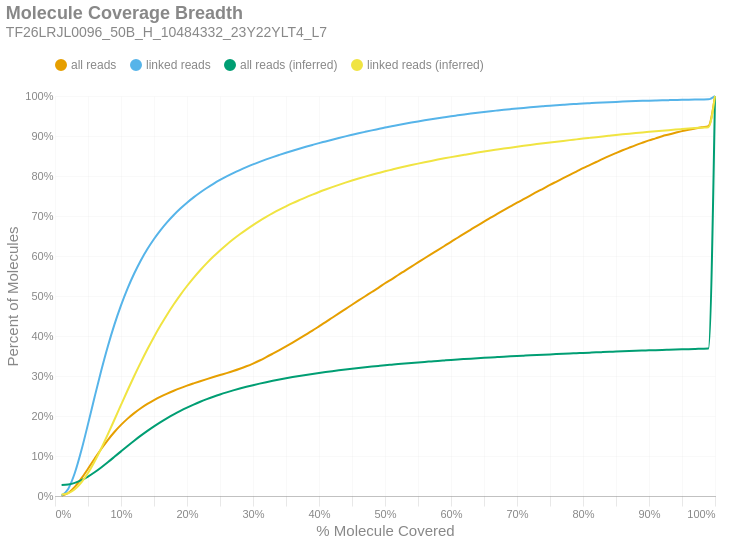

The code cell stored with this chart in its notebook:
### Markdown cell above
### Molecule Read Coverage
This chart shows molecule coverage breadth as computed by the number of bases aligned to that molecule. In other words, "*how much of each unique long molecule is actually sequenced/aligned?*" Keep in mind there is a distinction between sequences and alignments, since some sequences belonging to a particular molecule may not align well and wouldn't appear in the alignment data. This chart also shows molecule coverage breadth as computed by the *inferred fragment* from which the aligned sequences originate. Unlike read coverage, this calculation takes into account the total insert size, including unsequenced gaps between the forward and reverse reads. Like the previous figures, these are cumulative percents.

### Code cell
if SKIPLR:
    print_html(f"Skipped")
else:
    binned_df = consolidated_hist(valids['coverage_bp'], mask, 0.01, True)
    binned_df_inf = consolidated_hist(valids['coverage_inserts'], mask, 0.01, True)
    binned_df = binned_df.with_columns(pl.lit(binned_df_inf['all reads (cumsum)']).alias('all reads (inferred)'))
    binned_df = binned_df.with_columns(pl.lit(binned_df_inf['linked reads (cumsum)']).alias('linked reads (inferred)'))
    binned_df = binned_df.with_columns(
        (pl.col('bin').cast(pl.Float64) + 0.01).alias('right_edge')
    )

    with SafeRender(binned_df):
        (
            density_plot(binned_df, 'Molecule Coverage Breadth', samplename, 'molcov', ['all reads (inferred)','linked reads (inferred)'])
            .encode(
                #x=alt.X('bin:Q', title="% Molecule Covered").axis(format = '%').scale(padding=0),
                x=alt.X('right_edge:Q', title="% Molecule Covered").axis(format='%').scale(padding=0),
                y=alt.Y('value:Q', title='Percent of Molecules')
                    .axis(format='%')
                    .stack(False)
                    .scale(domainMin=0, padding=0),
                color=alt.Color("key:N").scale(domain = ["all reads", "linked reads", "all reads (inferred)", "linked reads (inferred)"]),
                tooltip = [
                    alt.Tooltip("key:N", title = "Data Type"),
                    alt.Tooltip("range_label:N", title="% Molecule Covered"),
                    alt.Tooltip("value:Q", format = ".2%", title="% Molecules")
                ]
            )
        ).display()

### Figure 1 — Vega-Lite specification as saved in the notebook (floating-point values rounded to 4 significant figures)
{"width": "container", "height": 400, "config": {"title": {"anchor": "start", "dy": -15, "fontSize": 18, "color": "#888888", "subtitleColor": "#888888", "subtitleFontSize": 14}, "arc": {"fill": "#0072B2"}, "axis": {"domainColor": "#888888", "domainWidth": 0.5, "gridWidth": 0.2, "grid": false, "titleFontWeight": 400, "titleFontSize": 15, "labelFontSize": 11, "labelColor": "#888888", "tickColor": "#888888", "tickWidth": 0.2, "titleColor": "#888888"}, "axisBand": {"grid": false}, "axisX": {"grid": true, "tickSize": 10, "domainCap": "round"}, "axisY": {"domain": false, "grid": true, "tickSize": 0, "domainCap": "round"}, "background": "transparent", "header": {"labelFontSize": 15, "labelColor": "#888888", "titleFontSize": 15, "titleFontWeight": 600, "titleColor": "#888888"}, "legend": {"labelFont": "sans-serif", "labelFontSize": 12, "labelColor": "#888888", "symbolSize": 100, "symbolType": "circle", "titleFontSize": 12, "titlePadding": 10, "titleColor": "#888888", "title": null, "orient": "top"}, "range": {"category": ["#E69F00", "#56B4E9", "#009E73", "#F0E442", "#0072B2", "#D55E00", "#CC79A7", "#000000"], "diverging": ["#cfe8f3", "#a2d4ec", "#73bfe2", "#46abdb", "#1696d2", "#12719e"]}, "area": {"fill": "#0072B2", "fillOpacity": 0.7, "line": true, "strokeOpacity": 0.7}, "line": {"color": "#0072B2", "stroke": "#0072B2", "strokeWidth": 2}, "trail": {"color": "#0072B2", "stroke": "#0072B2", "strokeWidth": 0, "size": 1}, "point": {"filled": true, "fillOpacity": 1.0, "size": 95}, "text": {"color": "#888888", "fontSize": 11, "align": "right", "fontWeight": 400, "size": 11}, "bar": {"fill": "#0072B2", "stroke": null}, "view": {"stroke": null, "continuousWidth": 660, "continuousHeight": 400}}, "data": {"name": "data-4d53e617862865f250689447157be372"}, "mark": {"type": "line", "interpolate": "monotone", "point": {"opacity": 0, "size": 275}}, "encoding": {"color": {"field": "key", "scale": {"domain": ["all reads", "linked reads", "all reads (inferred)", "linked reads (inferred)"]}, "type": "nominal"}, "tooltip": [{"field": "key", "title": "Data Type", "type": "nominal"}, {"field": "range_label", "title": "% Molecule Covered", "type": "nominal"}, {"field": "value", "format": ".2%", "title": "% Molecules", "type": "quantitative"}], "x": {"axis": {"format": "%"}, "field": "right_edge", "scale": {"padding": 0}, "title": "% Molecule Covered", "type": "quantitative"}, "y": {"axis": {"format": "%"}, "field": "value", "scale": {"domainMin": 0, "padding": 0}, "stack": false, "title": "Percent of Molecules", "type": "quantitative"}}, "params": [{"name": "param_c36ac31b6afebe62", "select": {"type": "point", "fields": ["key"]}, "bind": "legend"}], "title": {"text": "Molecule Coverage Breadth", "subtitle": "TF26LRJL0096_50B_H_10484332_23Y22YLT4_L7"}, "transform": [{"fold": ["all reads (cumsum)", "linked reads (cumsum)", "all reads (inferred)", "linked reads (inferred)"]}, {"calculate": "replace(datum.key, ' (cumsum)', '')", "as": "key"}, {"filter": {"param": "param_c36ac31b6afebe62"}}], "usermeta": {"embedOptions": {"downloadFileName": "TF26LRJL0096_50B_H_10484332_23Y22YLT4_L7.molcov"}}, "$schema": "https://vega.github.io/schema/vega-lite/v6.4.1.json", "datasets": {"data-4d53e617862865f250689447157be372": [{"bin": "0.0", "interval": "0.0-0.01", "all reads": 0.0005586, "linked reads": 0.0009476, "all reads (cumsum)": 0.0005586, "linked reads (cumsum)": 0.0009476, "range_label": "0.0-0.01", "all reads (inferred)": 0.0274, "linked reads (inferred)": 0.003629, "right_edge": 0.01}, {"bin": "0.01", "interval": "0.01-0.02", "all reads": 0.006888, "linked reads": 0.0168, "all reads (cumsum)": 0.007447, "linked reads (cumsum)": 0.01775, "range_label": "0.01-0.02", "all reads (inferred)": 0.02891, "linked reads (inferred)": 0.006784, "right_edge": 0.02}, {"bin": "0.02", "interval": "0.02-0.03", "all reads": 0.01523, "linked reads": 0.03966, "all reads (cumsum)": 0.02268, "linked reads (cumsum)": 0.05741, "range_label": "0.02-0.03", "all reads (inferred)": 0.03288, "linked reads (inferred)": 0.01663, "right_edge": 0.03}, {"bin": "0.03", "interval": "0.03-0.04", "all reads": 0.02119, "linked reads": 0.05671, "all reads (cumsum)": 0.04386, "linked reads (cumsum)": 0.1141, "range_label": "0.03-0.04", "all reads (inferred)": 0.03952, "linked reads (inferred)": 0.03388, "right_edge": 0.04}, {"bin": "0.04", "interval": "0.04-0.05", "all reads": 0.02431, "linked reads": 0.06555, "all reads (cumsum)": 0.06817, "linked reads (cumsum)": 0.1797, "range_label": "0.04-0.05", "all reads (inferred)": 0.04848, "linked reads (inferred)": 0.05746, "right_edge": 0.05}, {"bin": "0.05", "interval": "0.05-0.06", "all reads": 0.02507, "linked reads": 0.06788, "all reads (cumsum)": 0.09324, "linked reads (cumsum)": 0.2475, "range_label": "0.05-0.06", "all reads (inferred)": 0.0593, "linked reads (inferred)": 0.08637, "right_edge": 0.06}, {"bin": "0.06", "interval": "0.06-0.07", "all reads": 0.02424, "linked reads": 0.06572, "all reads (cumsum)": 0.1175, "linked reads (cumsum)": 0.3133, "range_label": "0.06-0.07", "all reads (inferred)": 0.07138, "linked reads (inferred)": 0.1189, "right_edge": 0.07}, {"bin": "0.07", "interval": "0.07-0.08", "all reads": 0.02238, "linked reads": 0.06072, "all reads (cumsum)": 0.1399, "linked reads (cumsum)": 0.374, "range_label": "0.07-0.08", "all reads (inferred)": 0.0844, "linked reads (inferred)": 0.154, "right_edge": 0.08}, {"bin": "0.08", "interval": "0.08-0.09", "all reads": 0.02012, "linked reads": 0.05458, "all reads (cumsum)": 0.16, "linked reads (cumsum)": 0.4286, "range_label": "0.08-0.09", "all reads (inferred)": 0.09792, "linked reads (inferred)": 0.1906, "right_edge": 0.09}, {"bin": "0.09", "interval": "0.09-0.1", "all reads": 0.01779, "linked reads": 0.04821, "all reads (cumsum)": 0.1778, "linked reads (cumsum)": 0.4768, "range_label": "0.09-0.1", "all reads (inferred)": 0.1116, "linked reads (inferred)": 0.2276, "right_edge": 0.1}, {"bin": "0.1", "interval": "0.1-0.11", "all reads": 0.01567, "linked reads": 0.04237, "all reads (cumsum)": 0.1934, "linked reads (cumsum)": 0.5191, "range_label": "0.1-0.11", "all reads (inferred)": 0.1251, "linked reads (inferred)": 0.2643, "right_edge": 0.11}, {"bin": "0.11", "interval": "0.11-0.12", "all reads": 0.01374, "linked reads": 0.03706, "all reads (cumsum)": 0.2072, "linked reads (cumsum)": 0.5562, "range_label": "0.11-0.12", "all reads (inferred)": 0.1382, "linked reads (inferred)": 0.3, "right_edge": 0.12}, {"bin": "0.12", "interval": "0.12-0.13", "all reads": 0.01216, "linked reads": 0.03261, "all reads (cumsum)": 0.2193, "linked reads (cumsum)": 0.5888, "range_label": "0.12-0.13", "all reads (inferred)": 0.1508, "linked reads (inferred)": 0.3342, "right_edge": 0.13}, {"bin": "0.13", "interval": "0.13-0.14", "all reads": 0.01074, "linked reads": 0.02855, "all reads (cumsum)": 0.2301, "linked reads (cumsum)": 0.6174, "range_label": "0.13-0.14", "all reads (inferred)": 0.1628, "linked reads (inferred)": 0.3668, "right_edge": 0.14}, {"bin": "0.14", "interval": "0.14-0.15", "all reads": 0.0096, "linked reads": 0.02519, "all reads (cumsum)": 0.2397, "linked reads (cumsum)": 0.6426, "range_label": "0.14-0.15", "all reads (inferred)": 0.1742, "linked reads (inferred)": 0.3978, "right_edge": 0.15}, {"bin": "0.15", "interval": "0.15-0.16", "all reads": 0.00859, "linked reads": 0.02224, "all reads (cumsum)": 0.2483, "linked reads (cumsum)": 0.6648, "range_label": "0.15-0.16", "all reads (inferred)": 0.1849, "linked reads (inferred)": 0.4268, "right_edge": 0.16}, {"bin": "0.16", "interval": "0.16-0.17", "all reads": 0.007809, "linked reads": 0.01995, "all reads (cumsum)": 0.2561, "linked reads (cumsum)": 0.6847, "range_label": "0.16-0.17", "all reads (inferred)": 0.1949, "linked reads (inferred)": 0.454, "right_edge": 0.17}, {"bin": "0.17", "interval": "0.17-0.18", "all reads": 0.007115, "linked reads": 0.01782, "all reads (cumsum)": 0.2632, "linked reads (cumsum)": 0.7026, "range_label": "0.17-0.18", "all reads (inferred)": 0.2042, "linked reads (inferred)": 0.4794, "right_edge": 0.18}, {"bin": "0.18", "interval": "0.18-0.19", "all reads": 0.006584, "linked reads": 0.01612, "all reads (cumsum)": 0.2698, "linked reads (cumsum)": 0.7187, "range_label": "0.18-0.19", "all reads (inferred)": 0.2129, "linked reads (inferred)": 0.503, "right_edge": 0.19}, {"bin": "0.19", "interval": "0.19-0.2", "all reads": 0.006141, "linked reads": 0.01468, "all reads (cumsum)": 0.2759, "linked reads (cumsum)": 0.7334, "range_label": "0.19-0.2", "all reads (inferred)": 0.221, "linked reads (inferred)": 0.525, "right_edge": 0.2}, {"bin": "0.2", "interval": "0.2-0.21", "all reads": 0.005651, "linked reads": 0.01325, "all reads (cumsum)": 0.2816, "linked reads (cumsum)": 0.7466, "range_label": "0.2-0.21", "all reads (inferred)": 0.2286, "linked reads (inferred)": 0.5455, "right_edge": 0.21}, {"bin": "0.21", "interval": "0.21-0.22", "all reads": 0.005429, "linked reads": 0.01223, "all reads (cumsum)": 0.287, "linked reads (cumsum)": 0.7588, "range_label": "0.21-0.22", "all reads (inferred)": 0.2355, "linked reads (inferred)": 0.5644, "right_edge": 0.22}, {"bin": "0.22", "interval": "0.22-0.23", "all reads": 0.005225, "linked reads": 0.01122, "all reads (cumsum)": 0.2922, "linked reads (cumsum)": 0.7701, "range_label": "0.22-0.23", "all reads (inferred)": 0.242, "linked reads (inferred)": 0.5821, "right_edge": 0.23}, {"bin": "0.23", "interval": "0.23-0.24", "all reads": 0.005104, "linked reads": 0.01034, "all reads (cumsum)": 0.2973, "linked reads (cumsum)": 0.7804, "range_label": "0.23-0.24", "all reads (inferred)": 0.2481, "linked reads (inferred)": 0.5986, "right_edge": 0.24}, {"bin": "0.24", "interval": "0.24-0.25", "all reads": 0.005023, "linked reads": 0.009624, "all reads (cumsum)": 0.3024, "linked reads (cumsum)": 0.79, "range_label": "0.24-0.25", "all reads (inferred)": 0.2538, "linked reads (inferred)": 0.614, "right_edge": 0.25}, {"bin": "0.25", "interval": "0.25-0.26", "all reads": 0.004879, "linked reads": 0.008789, "all reads (cumsum)": 0.3072, "linked reads (cumsum)": 0.7988, "range_label": "0.25-0.26", "all reads (inferred)": 0.2591, "linked reads (inferred)": 0.6283, "right_edge": 0.26}, {"bin": "0.26", "interval": "0.26-0.27", "all reads": 0.005181, "linked reads": 0.008323, "all reads (cumsum)": 0.3124, "linked reads (cumsum)": 0.8072, "range_label": "0.26-0.27", "all reads (inferred)": 0.264, "linked reads (inferred)": 0.6418, "right_edge": 0.27}, {"bin": "0.27", "interval": "0.27-0.28", "all reads": 0.005649, "linked reads": 0.007708, "all reads (cumsum)": 0.3181, "linked reads (cumsum)": 0.8149, "range_label": "0.27-0.28", "all reads (inferred)": 0.2686, "linked reads (inferred)": 0.6543, "right_edge": 0.28}, {"bin": "0.28", "interval": "0.28-0.29", "all reads": 0.006177, "linked reads": 0.007233, "all reads (cumsum)": 0.3242, "linked reads (cumsum)": 0.8221, "range_label": "0.28-0.29", "all reads (inferred)": 0.273, "linked reads (inferred)": 0.6661, "right_edge": 0.29}, {"bin": "0.29", "interval": "0.29-0.3", "all reads": 0.006876, "linked reads": 0.006844, "all reads (cumsum)": 0.3311, "linked reads (cumsum)": 0.8289, "range_label": "0.29-0.3", "all reads (inferred)": 0.2771, "linked reads (inferred)": 0.6772, "right_edge": 0.3}, {"bin": "0.3", "interval": "0.3-0.31", "all reads": 0.00758, "linked reads": 0.006377, "all reads (cumsum)": 0.3387, "linked reads (cumsum)": 0.8353, "range_label": "0.3-0.31", "all reads (inferred)": 0.281, "linked reads (inferred)": 0.6878, "right_edge": 0.31}, {"bin": "0.31", "interval": "0.31-0.32", "all reads": 0.008381, "linked reads": 0.006103, "all reads (cumsum)": 0.3471, "linked reads (cumsum)": 0.8414, "range_label": "0.31-0.32", "all reads (inferred)": 0.2846, "linked reads (inferred)": 0.6976, "right_edge": 0.32}, {"bin": "0.32", "interval": "0.32-0.33", "all reads": 0.008749, "linked reads": 0.005784, "all reads (cumsum)": 0.3558, "linked reads (cumsum)": 0.8472, "range_label": "0.32-0.33", "all reads (inferred)": 0.288, "linked reads (inferred)": 0.7069, "right_edge": 0.33}, {"bin": "0.33", "interval": "0.33-0.34", "all reads": 0.008903, "linked reads": 0.005505, "all reads (cumsum)": 0.3647, "linked reads (cumsum)": 0.8527, "range_label": "0.33-0.34", "all reads (inferred)": 0.2913, "linked reads (inferred)": 0.7157, "right_edge": 0.34}, {"bin": "0.34", "interval": "0.34-0.35", "all reads": 0.009325, "linked reads": 0.005378, "all reads (cumsum)": 0.3741, "linked reads (cumsum)": 0.8581, "range_label": "0.34-0.35", "all reads (inferred)": 0.2944, "linked reads (inferred)": 0.7241, "right_edge": 0.35}, {"bin": "0.35", "interval": "0.35-0.36", "all reads": 0.009611, "linked reads": 0.005122, "all reads (cumsum)": 0.3837, "linked reads (cumsum)": 0.8632, "range_label": "0.35-0.36", "all reads (inferred)": 0.2973, "linked reads (inferred)": 0.732, "right_edge": 0.36}, {"bin": "0.36", "interval": "0.36-0.37", "all reads": 0.009782, "linked reads": 0.004929, "all reads (cumsum)": 0.3935, "linked reads (cumsum)": 0.8681, "range_label": "0.36-0.37", "all reads (inferred)": 0.3001, "linked reads (inferred)": 0.7395, "right_edge": 0.37}, {"bin": "0.37", "interval": "0.37-0.38", "all reads": 0.009951, "linked reads": 0.004825, "all reads (cumsum)": 0.4034, "linked reads (cumsum)": 0.873, "range_label": "0.37-0.38", "all reads (inferred)": 0.3027, "linked reads (inferred)": 0.7467, "right_edge": 0.38}, {"bin": "0.38", "interval": "0.38-0.39", "all reads": 0.01008, "linked reads": 0.004667, "all reads (cumsum)": 0.4135, "linked reads (cumsum)": 0.8776, "range_label": "0.38-0.39", "all reads (inferred)": 0.3053, "linked reads (inferred)": 0.7535, "right_edge": 0.39}, {"bin": "0.39", "interval": "0.39-0.4", "all reads": 0.01053, "linked reads": 0.004566, "all reads (cumsum)": 0.424, "linked reads (cumsum)": 0.8822, "range_label": "0.39-0.4", "all reads (inferred)": 0.3077, "linked reads (inferred)": 0.7601, "right_edge": 0.4}, {"bin": "0.4", "interval": "0.4-0.41", "all reads": 0.01061, "linked reads": 0.004267, "all reads (cumsum)": 0.4346, "linked reads (cumsum)": 0.8865, "range_label": "0.4-0.41", "all reads (inferred)": 0.31, "linked reads (inferred)": 0.7662, "right_edge": 0.41}, {"bin": "0.41", "interval": "0.41-0.42", "all reads": 0.01099, "linked reads": 0.004326, "all reads (cumsum)": 0.4456, "linked reads (cumsum)": 0.8908, "range_label": "0.41-0.42", "all reads (inferred)": 0.3122, "linked reads (inferred)": 0.7722, "right_edge": 0.42}, {"bin": "0.42", "interval": "0.42-0.43", "all reads": 0.011, "linked reads": 0.004165, "all reads (cumsum)": 0.4566, "linked reads (cumsum)": 0.8949, "range_label": "0.42-0.43", "all reads (inferred)": 0.3143, "linked reads (inferred)": 0.7779, "right_edge": 0.43}, {"bin": "0.43", "interval": "0.43-0.44", "all reads": 0.01076, "linked reads": 0.004071, "all reads (cumsum)": 0.4674, "linked reads (cumsum)": 0.899, "range_label": "0.43-0.44", "all reads (inferred)": 0.3163, "linked reads (inferred)": 0.7833, "right_edge": 0.44}, {"bin": "0.44", "interval": "0.44-0.45", "all reads": 0.01078, "linked reads": 0.003929, "all reads (cumsum)": 0.4781, "linked reads (cumsum)": 0.9029, "range_label": "0.44-0.45", "all reads (inferred)": 0.3182, "linked reads (inferred)": 0.7886, "right_edge": 0.45}, {"bin": "0.45", "interval": "0.45-0.46", "all reads": 0.0107, "linked reads": 0.00385, "all reads (cumsum)": 0.4889, "linked reads (cumsum)": 0.9068, "range_label": "0.45-0.46", "all reads (inferred)": 0.3201, "linked reads (inferred)": 0.7936, "right_edge": 0.46}, {"bin": "0.46", "interval": "0.46-0.47", "all reads": 0.01055, "linked reads": 0.00368, "all reads (cumsum)": 0.4994, "linked reads (cumsum)": 0.9105, "range_label": "0.46-0.47", "all reads (inferred)": 0.3219, "linked reads (inferred)": 0.7984, "right_edge": 0.47}, {"bin": "0.47", "interval": "0.47-0.48", "all reads": 0.01067, "linked reads": 0.003602, "all reads (cumsum)": 0.5101, "linked reads (cumsum)": 0.9141, "range_label": "0.47-0.48", "all reads (inferred)": 0.3236, "linked reads (inferred)": 0.8029, "right_edge": 0.48}, {"bin": "0.48", "interval": "0.48-0.49", "all reads": 0.01034, "linked reads": 0.003513, "all reads (cumsum)": 0.5204, "linked reads (cumsum)": 0.9176, "range_label": "0.48-0.49", "all reads (inferred)": 0.3252, "linked reads (inferred)": 0.8074, "right_edge": 0.49}, {"bin": "0.49", "interval": "0.49-0.5", "all reads": 0.01145, "linked reads": 0.003511, "all reads (cumsum)": 0.5319, "linked reads (cumsum)": 0.9211, "range_label": "0.49-0.5", "all reads (inferred)": 0.3268, "linked reads (inferred)": 0.8117, "right_edge": 0.5}, {"bin": "0.5", "interval": "0.5-0.51", "all reads": 0.009803, "linked reads": 0.00317, "all reads (cumsum)": 0.5417, "linked reads (cumsum)": 0.9243, "range_label": "0.5-0.51", "all reads (inferred)": 0.3283, "linked reads (inferred)": 0.8158, "right_edge": 0.51}, {"bin": "0.51", "interval": "0.51-0.52", "all reads": 0.01092, "linked reads": 0.003238, "all reads (cumsum)": 0.5526, "linked reads (cumsum)": 0.9275, "range_label": "0.51-0.52", "all reads (inferred)": 0.3298, "linked reads (inferred)": 0.8198, "right_edge": 0.52}, {"bin": "0.52", "interval": "0.52-0.53", "all reads": 0.01042, "linked reads": 0.003075, "all reads (cumsum)": 0.563, "linked reads (cumsum)": 0.9306, "range_label": "0.52-0.53", "all reads (inferred)": 0.3313, "linked reads (inferred)": 0.8236, "right_edge": 0.53}, {"bin": "0.53", "interval": "0.53-0.54", "all reads": 0.01055, "linked reads": 0.002974, "all reads (cumsum)": 0.5735, "linked reads (cumsum)": 0.9336, "range_label": "0.53-0.54", "all reads (inferred)": 0.3326, "linked reads (inferred)": 0.8274, "right_edge": 0.54}, {"bin": "0.54", "interval": "0.54-0.55", "all reads": 0.01031, "linked reads": 0.002872, "all reads (cumsum)": 0.5839, "linked reads (cumsum)": 0.9364, "range_label": "0.54-0.55", "all reads (inferred)": 0.334, "linked reads (inferred)": 0.8309, "right_edge": 0.55}, {"bin": "0.55", "interval": "0.55-0.56", "all reads": 0.01054, "linked reads": 0.002807, "all reads (cumsum)": 0.5944, "linked reads (cumsum)": 0.9392, "range_label": "0.55-0.56", "all reads (inferred)": 0.3353, "linked reads (inferred)": 0.8344, "right_edge": 0.56}, {"bin": "0.56", "interval": "0.56-0.57", "all reads": 0.01028, "linked reads": 0.002677, "all reads (cumsum)": 0.6047, "linked reads (cumsum)": 0.9419, "range_label": "0.56-0.57", "all reads (inferred)": 0.3365, "linked reads (inferred)": 0.8377, "right_edge": 0.57}, {"bin": "0.57", "interval": "0.57-0.58", "all reads": 0.01004, "linked reads": 0.002567, "all reads (cumsum)": 0.6147, "linked reads (cumsum)": 0.9445, "range_label": "0.57-0.58", "all reads (inferred)": 0.3378, "linked reads (inferred)": 0.841, "right_edge": 0.58}, {"bin": "0.58", "interval": "0.58-0.59", "all reads": 0.01031, "linked reads": 0.002484, "all reads (cumsum)": 0.625, "linked reads (cumsum)": 0.947, "range_label": "0.58-0.59", "all reads (inferred)": 0.339, "linked reads (inferred)": 0.8441, "right_edge": 0.59}, {"bin": "0.59", "interval": "0.59-0.6", "all reads": 0.01053, "linked reads": 0.002414, "all reads (cumsum)": 0.6356, "linked reads (cumsum)": 0.9494, "range_label": "0.59-0.6", "all reads (inferred)": 0.3401, "linked reads (inferred)": 0.8472, "right_edge": 0.6}, {"bin": "0.6", "interval": "0.6-0.61", "all reads": 0.01008, "linked reads": 0.002258, "all reads (cumsum)": 0.6456, "linked reads (cumsum)": 0.9516, "range_label": "0.6-0.61", "all reads (inferred)": 0.3413, "linked reads (inferred)": 0.8501, "right_edge": 0.61}, {"bin": "0.61", "interval": "0.61-0.62", "all reads": 0.01043, "linked reads": 0.002264, "all reads (cumsum)": 0.6561, "linked reads (cumsum)": 0.9539, "range_label": "0.61-0.62", "all reads (inferred)": 0.3423, "linked reads (inferred)": 0.853, "right_edge": 0.62}, {"bin": "0.62", "interval": "0.62-0.63", "all reads": 0.01006, "linked reads": 0.002124, "all reads (cumsum)": 0.6661, "linked reads (cumsum)": 0.956, "range_label": "0.62-0.63", "all reads (inferred)": 0.3434, "linked reads (inferred)": 0.8558, "right_edge": 0.63}, {"bin": "0.63", "interval": "0.63-0.64", "all reads": 0.009987, "linked reads": 0.002061, "all reads (cumsum)": 0.6761, "linked reads (cumsum)": 0.9581, "range_label": "0.63-0.64", "all reads (inferred)": 0.3444, "linked reads (inferred)": 0.8585, "right_edge": 0.64}, {"bin": "0.64", "interval": "0.64-0.65", "all reads": 0.009697, "linked reads": 0.001931, "all reads (cumsum)": 0.6858, "linked reads (cumsum)": 0.96, "range_label": "0.64-0.65", "all reads (inferred)": 0.3454, "linked reads (inferred)": 0.8611, "right_edge": 0.65}, {"bin": "0.65", "interval": "0.65-0.66", "all reads": 0.009949, "linked reads": 0.001929, "all reads (cumsum)": 0.6958, "linked reads (cumsum)": 0.9619, "range_label": "0.65-0.66", "all reads (inferred)": 0.3464, "linked reads (inferred)": 0.8637, "right_edge": 0.66}, {"bin": "0.66", "interval": "0.66-0.67", "all reads": 0.009356, "linked reads": 0.001789, "all reads (cumsum)": 0.7051, "linked reads (cumsum)": 0.9637, "range_label": "0.66-0.67", "all reads (inferred)": 0.3473, "linked reads (inferred)": 0.8661, "right_edge": 0.67}, {"bin": "0.67", "interval": "0.67-0.68", "all reads": 0.009566, "linked reads": 0.001742, "all reads (cumsum)": 0.7147, "linked reads (cumsum)": 0.9655, "range_label": "0.67-0.68", "all reads (inferred)": 0.3482, "linked reads (inferred)": 0.8685, "right_edge": 0.68}, {"bin": "0.68", "interval": "0.68-0.69", "all reads": 0.009213, "linked reads": 0.001642, "all reads (cumsum)": 0.7239, "linked reads (cumsum)": 0.9671, "range_label": "0.68-0.69", "all reads (inferred)": 0.3491, "linked reads (inferred)": 0.8709, "right_edge": 0.69}, {"bin": "0.69", "interval": "0.69-0.7", "all reads": 0.009311, "linked reads": 0.001605, "all reads (cumsum)": 0.7332, "linked reads (cumsum)": 0.9687, "range_label": "0.69-0.7", "all reads (inferred)": 0.35, "linked reads (inferred)": 0.8732, "right_edge": 0.7}, {"bin": "0.7", "interval": "0.7-0.71", "all reads": 0.008952, "linked reads": 0.001518, "all reads (cumsum)": 0.7422, "linked reads (cumsum)": 0.9702, "range_label": "0.7-0.71", "all reads (inferred)": 0.3508, "linked reads (inferred)": 0.8754, "right_edge": 0.71}, {"bin": "0.71", "interval": "0.71-0.72", "all reads": 0.008838, "linked reads": 0.001467, "all reads (cumsum)": 0.751, "linked reads (cumsum)": 0.9717, "range_label": "0.71-0.72", "all reads (inferred)": 0.3517, "linked reads (inferred)": 0.8776, "right_edge": 0.72}, {"bin": "0.72", "interval": "0.72-0.73", "all reads": 0.009047, "linked reads": 0.001394, "all reads (cumsum)": 0.76, "linked reads (cumsum)": 0.9731, "range_label": "0.72-0.73", "all reads (inferred)": 0.3525, "linked reads (inferred)": 0.8797, "right_edge": 0.73}, {"bin": "0.73", "interval": "0.73-0.74", "all reads": 0.008669, "linked reads": 0.001315, "all reads (cumsum)": 0.7687, "linked reads (cumsum)": 0.9744, "range_label": "0.73-0.74", "all reads (inferred)": 0.3533, "linked reads (inferred)": 0.8818, "right_edge": 0.74}, {"bin": "0.74", "interval": "0.74-0.75", "all reads": 0.009012, "linked reads": 0.001296, "all reads (cumsum)": 0.7777, "linked reads (cumsum)": 0.9757, "range_label": "0.74-0.75", "all reads (inferred)": 0.354, "linked reads (inferred)": 0.8838, "right_edge": 0.75}, {"bin": "0.75", "interval": "0.75-0.76", "all reads": 0.008405, "linked reads": 0.00118, "all reads (cumsum)": 0.7861, "linked reads (cumsum)": 0.9769, "range_label": "0.75-0.76", "all reads (inferred)": 0.3548, "linked reads (inferred)": 0.8858, "right_edge": 0.76}, {"bin": "0.76", "interval": "0.76-0.77", "all reads": 0.008469, "linked reads": 0.00113, "all reads (cumsum)": 0.7946, "linked reads (cumsum)": 0.978, "range_label": "0.76-0.77", "all reads (inferred)": 0.3555, "linked reads (inferred)": 0.8878, "right_edge": 0.77}, {"bin": "0.77", "interval": "0.77-0.78", "all reads": 0.008338, "linked reads": 0.001102, "all reads (cumsum)": 0.8029, "linked reads (cumsum)": 0.9791, "range_label": "0.77-0.78", "all reads (inferred)": 0.3563, "linked reads (inferred)": 0.8897, "right_edge": 0.78}, {"bin": "0.78", "interval": "0.78-0.79", "all reads": 0.008234, "linked reads": 0.001014, "all reads (cumsum)": 0.8112, "linked reads (cumsum)": 0.9801, "range_label": "0.78-0.79", "all reads (inferred)": 0.357, "linked reads (inferred)": 0.8916, "right_edge": 0.79}, {"bin": "0.79", "interval": "0.79-0.8", "all reads": 0.008497, "linked reads": 0.00104, "all reads (cumsum)": 0.8197, "linked reads (cumsum)": 0.9812, "range_label": "0.79-0.8", "all reads (inferred)": 0.3577, "linked reads (inferred)": 0.8935, "right_edge": 0.8}, {"bin": "0.8", "interval": "0.8-0.81", "all reads": 0.007689, "linked reads": 0.0008987, "all reads (cumsum)": 0.8274, "linked reads (cumsum)": 0.9821, "range_label": "0.8-0.81", "all reads (inferred)": 0.3584, "linked reads (inferred)": 0.8953, "right_edge": 0.81}, {"bin": "0.81", "interval": "0.81-0.82", "all reads": 0.007702, "linked reads": 0.0008979, "all reads (cumsum)": 0.8351, "linked reads (cumsum)": 0.983, "range_label": "0.81-0.82", "all reads (inferred)": 0.3591, "linked reads (inferred)": 0.8972, "right_edge": 0.82}, {"bin": "0.82", "interval": "0.82-0.83", "all reads": 0.007755, "linked reads": 0.0008417, "all reads (cumsum)": 0.8428, "linked reads (cumsum)": 0.9838, "range_label": "0.82-0.83", "all reads (inferred)": 0.3598, "linked reads (inferred)": 0.8989, "right_edge": 0.83}, {"bin": "0.83", "interval": "0.83-0.84", "all reads": 0.007397, "linked reads": 0.0007604, "all reads (cumsum)": 0.8502, "linked reads (cumsum)": 0.9846, "range_label": "0.83-0.84", "all reads (inferred)": 0.3604, "linked reads (inferred)": 0.9007, "right_edge": 0.84}, {"bin": "0.84", "interval": "0.84-0.85", "all reads": 0.007099, "linked reads": 0.0007276, "all reads (cumsum)": 0.8573, "linked reads (cumsum)": 0.9853, "range_label": "0.84-0.85", "all reads (inferred)": 0.3611, "linked reads (inferred)": 0.9024, "right_edge": 0.85}, {"bin": "0.85", "interval": "0.85-0.86", "all reads": 0.006959, "linked reads": 0.0006961, "all reads (cumsum)": 0.8643, "linked reads (cumsum)": 0.986, "range_label": "0.85-0.86", "all reads (inferred)": 0.3617, "linked reads (inferred)": 0.9041, "right_edge": 0.86}, {"bin": "0.86", "interval": "0.86-0.87", "all reads": 0.006554, "linked reads": 0.0006345, "all reads (cumsum)": 0.8708, "linked reads (cumsum)": 0.9866, "range_label": "0.86-0.87", "all reads (inferred)": 0.3624, "linked reads (inferred)": 0.9058, "right_edge": 0.87}, {"bin": "0.87", "interval": "0.87-0.88", "all reads": 0.006413, "linked reads": 0.0006102, "all reads (cumsum)": 0.8772, "linked reads (cumsum)": 0.9872, "range_label": "0.87-0.88", "all reads (inferred)": 0.363, "linked reads (inferred)": 0.9074, "right_edge": 0.88}, {"bin": "0.88", "interval": "0.88-0.89", "all reads": 0.00599, "linked reads": 0.0005675, "all reads (cumsum)": 0.8832, "linked reads (cumsum)": 0.9878, "range_label": "0.88-0.89", "all reads (inferred)": 0.3635, "linked reads (inferred)": 0.9089, "right_edge": 0.89}, {"bin": "0.89", "interval": "0.89-0.9", "all reads": 0.005799, "linked reads": 0.000528, "all reads (cumsum)": 0.889, "linked reads (cumsum)": 0.9883, "range_label": "0.89-0.9", "all reads (inferred)": 0.3641, "linked reads (inferred)": 0.9104, "right_edge": 0.9}, {"bin": "0.9", "interval": "0.9-0.91", "all reads": 0.005091, "linked reads": 0.000474, "all reads (cumsum)": 0.8941, "linked reads (cumsum)": 0.9888, "range_label": "0.9-0.91", "all reads (inferred)": 0.3647, "linked reads (inferred)": 0.9119, "right_edge": 0.91}, {"bin": "0.91", "interval": "0.91-0.92", "all reads": 0.005454, "linked reads": 0.0004563, "all reads (cumsum)": 0.8996, "linked reads (cumsum)": 0.9893, "range_label": "0.91-0.92", "all reads (inferred)": 0.3652, "linked reads (inferred)": 0.9133, "right_edge": 0.92}, {"bin": "0.92", "interval": "0.92-0.93", "all reads": 0.004203, "linked reads": 0.000404, "all reads (cumsum)": 0.9038, "linked reads (cumsum)": 0.9897, "range_label": "0.92-0.93", "all reads (inferred)": 0.3657, "linked reads (inferred)": 0.9146, "right_edge": 0.93}, {"bin": "0.93", "interval": "0.93-0.94", "all reads": 0.004294, "linked reads": 0.000392, "all reads (cumsum)": 0.9081, "linked reads (cumsum)": 0.9901, "range_label": "0.93-0.94", "all reads (inferred)": 0.3662, "linked reads (inferred)": 0.916, "right_edge": 0.94}, {"bin": "0.94", "interval": "0.94-0.95", "all reads": 0.004158, "linked reads": 0.0003621, "all reads (cumsum)": 0.9122, "linked reads (cumsum)": 0.9904, "range_label": "0.94-0.95", "all reads (inferred)": 0.3667, "linked reads (inferred)": 0.9172, "right_edge": 0.95}, {"bin": "0.95", "interval": "0.95-0.96", "all reads": 0.003203, "linked reads": 0.0003302, "all reads (cumsum)": 0.9154, "linked reads (cumsum)": 0.9908, "range_label": "0.95-0.96", "all reads (inferred)": 0.3671, "linked reads (inferred)": 0.9185, "right_edge": 0.96}, {"bin": "0.96", "interval": "0.96-0.97", "all reads": 0.003331, "linked reads": 0.0002879, "all reads (cumsum)": 0.9188, "linked reads (cumsum)": 0.9911, "range_label": "0.96-0.97", "all reads (inferred)": 0.3676, "linked reads (inferred)": 0.9197, "right_edge": 0.97}, {"bin": "0.97", "interval": "0.97-0.98", "all reads": 0.003101, "linked reads": 0.0002742, "all reads (cumsum)": 0.9219, "linked reads (cumsum)": 0.9913, "range_label": "0.97-0.98", "all reads (inferred)": 0.3681, "linked reads (inferred)": 0.9209, "right_edge": 0.98}, {"bin": "0.98", "interval": "0.98-0.99", "all reads": 0.002787, "linked reads": 0.0002708, "all reads (cumsum)": 0.9246, "linked reads (cumsum)": 0.9916, "range_label": "0.98-0.99", "all reads (inferred)": 0.3685, "linked reads (inferred)": 0.9221, "right_edge": 0.99}, {"bin": "0.99", "interval": "0.99-1.0", "all reads": 0.07535, "linked reads": 0.008404, "all reads (cumsum)": 1.0, "linked reads (cumsum)": 1.0, "range_label": "0.99-1.0", "all reads (inferred)": 1.0, "linked reads (inferred)": 1.0, "right_edge": 1.0}]}}
